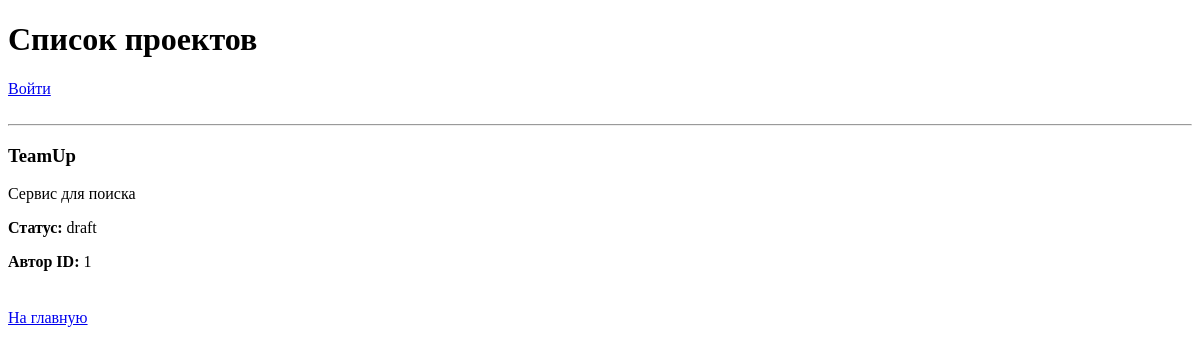
Page /projects on the earlier database version.
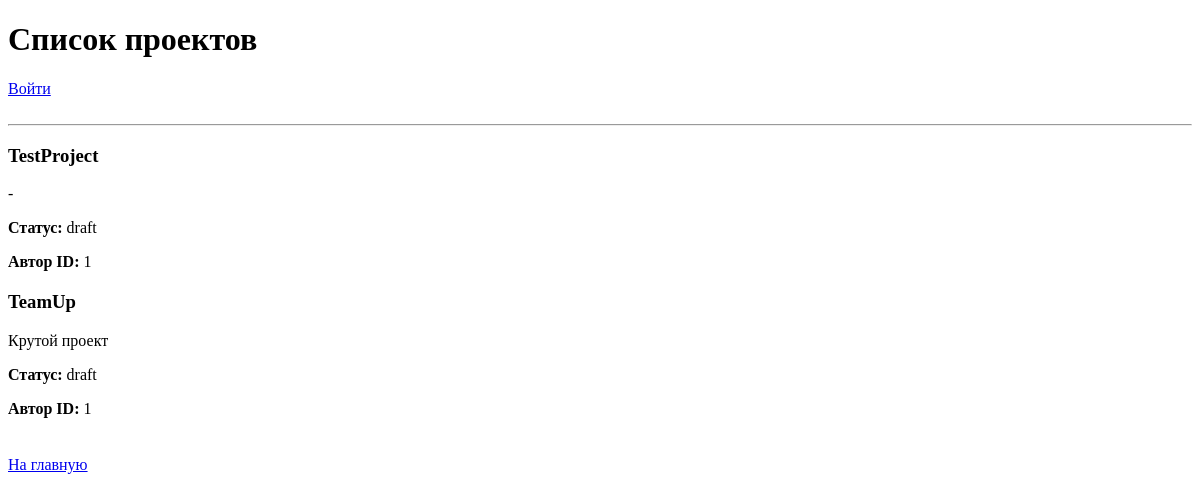
Same page on the later database version.
### app/models/project.py (models this page shows)
class Project(Base):
    __tablename__ = "projects"
    id: Mapped[int] = mapped_column(primary_key=True)
    title: Mapped[str] = mapped_column(String(255), nullable=False)
    description: Mapped[str] = mapped_column(String(1000), nullable=False)
    status: Mapped[str] = mapped_column(String(50), default="draft", nullable=False)
    owner_id: Mapped[int] = mapped_column(ForeignKey("users.id"), nullable=False)
    owner = relationship("User", back_populates="projects")
    applications = relationship("Application", back_populates="project")

### app/api/projects.py (the view)
@router.get("/projects")
async def projects_list(
    request: Request,
    session: AsyncSession = Depends(get_session),
):
    project_repository = ProjectRepository(session)
    project_service = ProjectService(project_repository)
    projects = await project_service.get_all_projects()
    user_name = request.session.get("user_name")
    user_email = request.session.get("user_email")
    user_id = request.session.get("user_id")
    message = request.query_params.get("message")
    applied_project_ids = set()
    if user_id:
        application_repository = ApplicationRepository(session)
        application_service = ApplicationService(application_repository)
        applied_project_ids = await application_service.get_user_project_ids_with_applications(user_id)
    return templates.TemplateResponse(
        request=request,
        name="projects.html",
        context={
            "projects": projects,
            "user_name": user_name,
            "user_email": user_email,
            "user_id": user_id,
            "applied_project_ids": applied_project_ids,
            "message": message,
        }
    )

### templates/projects.html (shortened to what this page needs)
<!DOCTYPE html>
<html lang="ru">
<head>
</head>
<body>
    <h1>Список проектов</h1>
    {% if user_name %}
        <p><strong>Вы вошли как:</strong> {{ user_name }}</p>
        <a href="/projects/create">Создать проект</a>
        <br><br>
        <a href="/my-applications">Мои отклики</a>
        <br><br>
        <a href="/logout">Выйти</a>
    {% else %}
        <a href="/login">Войти</a>
        <br><br>
    {% endif %}
    <hr>
    {% if projects %}
        {% for project in projects %}
            <div style="margin-bottom: 20px;">
                <h3>{{ project.title }}</h3>
                <p>{{ project.description }}</p>
                <p><strong>Статус:</strong> {{ project.status }}</p>
                <p><strong>Автор ID:</strong> {{ project.owner_id }}</p>
            </div>
        {% endfor %}
    {% else %}
        <p>Пока проектов нет.</p>
    {% endif %}
    <br>
    <a href="/">На главную</a>
</body>
</html>

Differences in the rows shown:
added Project: title "TestProject", description "-", status "draft", owner_id "1"
changed Project "TeamUp": description "Сервис для поиска" → "Крутой проект"
